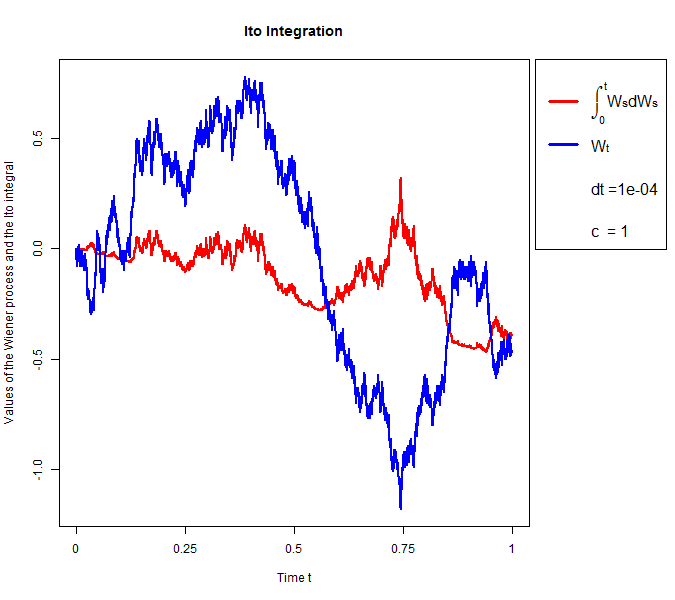

Reproduce this figure in R.
# clear variables and close windows

rm(list = ls(all = TRUE))
graphics.off()


# define the function that generates the Wiener process and the corresponding Ito integral

SFEItoIntegral = function(dt       = 0.0001,  # delta t, determines the length of the step size
                          c        = 1,       # constant c, c = 1 by default
                          set.seed = TRUE     # determines the random numbers generation
                          ) {
  
  if (dt <= 0) {
    stop("Delta t must be strictly larger than 0!")
  }
  
  if (set.seed == TRUE) {
    set.seed(690)
  }
  
  # calculation of the basic parameters
  n   = floor(1/dt)                              
  t   = seq(0, 1, by = dt)                                   
  
  # calculation of the Wiener process
  w     = matrix(runif(n), n, 1)                 # defines a vector w which contains values randomly choosen greater or smaller than zero
  w     = 2 * (w > 0.5) - 1                      # rescales the vector w to -1 or 1
  dx    = c * sqrt(dt)                           # defines the scaling factor dx
  w 	= w * dx                                   
  w 	= apply(w, MARGIN = 2, FUN = cumsum)
  
  # calculation of the Ito Integral 
  int  = (w^2-t[-1])/2
  output 	 = cbind(int, w)
  
  # plotting
  require(graphics)
  png("SFEItoIntegral.png", width = 675, height = 600) 
  par(mar=c(5.1, 4.1, 4.1, 10.1), xpd=TRUE)
  cols  = c("red","blue", "white", "white")
  leg   = expression(paste(integral(,0,t),"W",scriptstyle(s),"dW",scriptstyle(s),sep=""),paste("W",scriptstyle(t),sep=""))
  ax    = c(seq(0, 1, by = 0.25)) 
  matplot(output, lwd = 2, type = "l", cex=1.3, lty = 1, ylim = c(min(output), max(output)), col = cols, main = "Ito Integration", xlab = "Time t", ylab = "Values of the Wiener process and the Ito integral", xaxt="n")
  axis(side=1, at = seq(0,n, by = n/4), labels = ax)
  legend("topright", inset = c(-0.29,0), legend=c(leg, paste("dt =", dt, sep=""),paste("c  = ", c, sep="")), col = cols,lty=1, ncol=1,cex=1.3,bty="o",lwd=3)
  
  dev.off()
}

SFEItoIntegral(dt=0.0001, c=1) 

